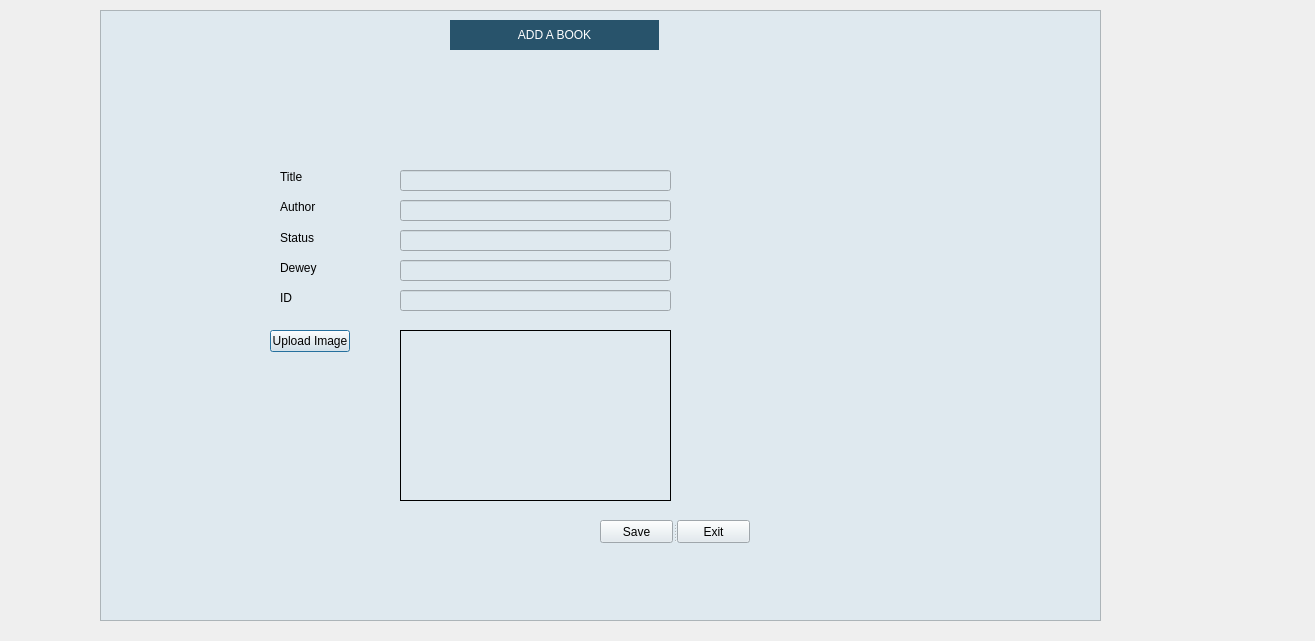
<?xml version="1.0" encoding="UTF-8"?>
<ui version="4.0">
 <class>AddBook</class>
 <widget class="QDialog" name="AddBook">
  <property name="geometry">
   <rect>
    <x>0</x>
    <y>0</y>
    <width>1315</width>
    <height>641</height>
   </rect>
  </property>
  <property name="windowTitle">
   <string>Dialog</string>
  </property>
  <widget class="QFrame" name="frame">
   <property name="geometry">
    <rect>
     <x>100</x>
     <y>10</y>
     <width>1001</width>
     <height>611</height>
    </rect>
   </property>
   <property name="styleSheet">
    <string notr="true">background-color: rgb(223, 233, 239);</string>
   </property>
   <property name="frameShape">
    <enum>QFrame::StyledPanel</enum>
   </property>
   <property name="frameShadow">
    <enum>QFrame::Plain</enum>
   </property>
   <widget class="QLineEdit" name="txtaddauthor">
    <property name="geometry">
     <rect>
      <x>300</x>
      <y>190</y>
      <width>271</width>
      <height>21</height>
     </rect>
    </property>
   </widget>
   <widget class="QLineEdit" name="txtadddewey">
    <property name="geometry">
     <rect>
      <x>300</x>
      <y>250</y>
      <width>271</width>
      <height>21</height>
     </rect>
    </property>
   </widget>
   <widget class="QPushButton" name="btnloadbookimage">
    <property name="geometry">
     <rect>
      <x>170</x>
      <y>320</y>
      <width>80</width>
      <height>22</height>
     </rect>
    </property>
    <property name="text">
     <string>Upload Image</string>
    </property>
   </widget>
   <widget class="QLabel" name="addbookimagebox">
    <property name="geometry">
     <rect>
      <x>300</x>
      <y>320</y>
      <width>271</width>
      <height>171</height>
     </rect>
    </property>
    <property name="frameShape">
     <enum>QFrame::Box</enum>
    </property>
    <property name="text">
     <string/>
    </property>
   </widget>
   <widget class="QLineEdit" name="txtaddid">
    <property name="geometry">
     <rect>
      <x>300</x>
      <y>280</y>
      <width>271</width>
      <height>21</height>
     </rect>
    </property>
   </widget>
   <widget class="QLineEdit" name="txtaddbook">
    <property name="geometry">
     <rect>
      <x>300</x>
      <y>160</y>
      <width>271</width>
      <height>21</height>
     </rect>
    </property>
   </widget>
   <widget class="QLabel" name="label">
    <property name="geometry">
     <rect>
      <x>180</x>
      <y>160</y>
      <width>47</width>
      <height>14</height>
     </rect>
    </property>
    <property name="text">
     <string>Title</string>
    </property>
   </widget>
   <widget class="QLabel" name="label_3">
    <property name="geometry">
     <rect>
      <x>180</x>
      <y>220</y>
      <width>47</width>
      <height>16</height>
     </rect>
    </property>
    <property name="text">
     <string>Status</string>
    </property>
   </widget>
   <widget class="QLabel" name="label_4">
    <property name="geometry">
     <rect>
      <x>180</x>
      <y>250</y>
      <width>47</width>
      <height>16</height>
     </rect>
    </property>
    <property name="text">
     <string>Dewey</string>
    </property>
   </widget>
   <widget class="QLabel" name="label_2">
    <property name="geometry">
     <rect>
      <x>180</x>
      <y>190</y>
      <width>47</width>
      <height>14</height>
     </rect>
    </property>
    <property name="text">
     <string>Author</string>
    </property>
   </widget>
   <widget class="QLabel" name="label_5">
    <property name="geometry">
     <rect>
      <x>180</x>
      <y>280</y>
      <width>47</width>
      <height>16</height>
     </rect>
    </property>
    <property name="text">
     <string>ID</string>
    </property>
   </widget>
   <widget class="QLineEdit" name="txtaddStatus">
    <property name="geometry">
     <rect>
      <x>300</x>
      <y>220</y>
      <width>271</width>
      <height>21</height>
     </rect>
    </property>
   </widget>
   <widget class="QLabel" name="LibraryTitle_3">
    <property name="geometry">
     <rect>
      <x>350</x>
      <y>10</y>
      <width>209</width>
      <height>30</height>
     </rect>
    </property>
    <property name="maximumSize">
     <size>
      <width>16777215</width>
      <height>30</height>
     </size>
    </property>
    <property name="styleSheet">
     <string notr="true">background: rgba(40, 83, 107, 1);
font: 75 9pt &quot;Yu Gothic UI&quot;;
color: white;</string>
    </property>
    <property name="text">
     <string>ADD A BOOK</string>
    </property>
    <property name="alignment">
     <set>Qt::AlignCenter</set>
    </property>
   </widget>
   <widget class="QSplitter" name="splitter">
    <property name="geometry">
     <rect>
      <x>500</x>
      <y>510</y>
      <width>150</width>
      <height>23</height>
     </rect>
    </property>
    <property name="orientation">
     <enum>Qt::Horizontal</enum>
    </property>
    <widget class="QPushButton" name="btnsavebook">
     <property name="text">
      <string>Save</string>
     </property>
    </widget>
    <widget class="QPushButton" name="btnexitaddbook">
     <property name="text">
      <string>Exit</string>
     </property>
    </widget>
   </widget>
  </widget>
 </widget>
 <resources/>
 <connections/>
</ui>
